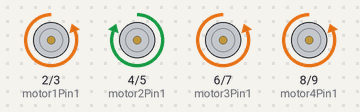
A sketch run on a simulated Arduino Uno, built with avr-gcc and run on an emulated ATmega328P. On the bench: motor-driver pin pairs drawn as motors (green arrow = first pin HIGH = forward, orange = second pin HIGH = backward, longer = more drive).

Above: at 1.0 s.
At 2.2 s:
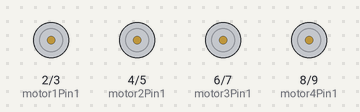
At 3.5 s:
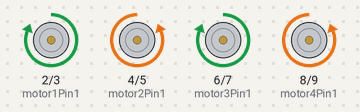
Timing chart, 0 to 6.5 s (numbered marks = the images above):
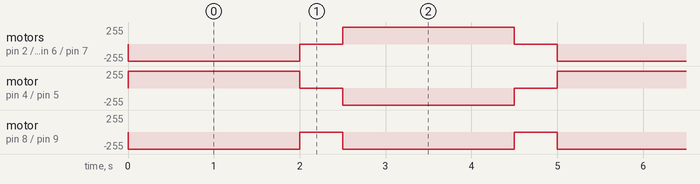

The sketch:

test_drive.ino
```cpp
// Motor pin definitions
int motor1Pin1 = 2;  // Motor 1 direction control
int motor1Pin2 = 3;
int motor2Pin1 = 4;  // Motor 2 direction control
int motor2Pin2 = 5;
int motor3Pin1 = 6;  // Motor 3 direction control
int motor3Pin2 = 7;
int motor4Pin1 = 8;  // Motor 4 direction control
int motor4Pin2 = 9;

// Time to spin in each direction (milliseconds)
const int spinTime = 2000;

void setup() {
  // Set motor pins as outputs
  pinMode(motor1Pin1, OUTPUT);
  pinMode(motor1Pin2, OUTPUT);
  pinMode(motor2Pin1, OUTPUT);
  pinMode(motor2Pin2, OUTPUT);
  pinMode(motor3Pin1, OUTPUT);
  pinMode(motor3Pin2, OUTPUT);
  pinMode(motor4Pin1, OUTPUT);
  pinMode(motor4Pin2, OUTPUT);
}

void loop() {
  // Spin all wheels forward
  spinForward();
  delay(spinTime);

  // Stop motors briefly
  stopMotors();
  delay(500);

  // Spin all wheels backward
  spinBackward();
  delay(spinTime);

  // Stop motors briefly
  stopMotors();
  delay(500);
}

void spinForward() {
  digitalWrite(motor1Pin1, LOW);
  digitalWrite(motor1Pin2, HIGH);

  digitalWrite(motor2Pin1, HIGH);
  digitalWrite(motor2Pin2, LOW);

  digitalWrite(motor3Pin1, LOW);
  digitalWrite(motor3Pin2, HIGH);

  digitalWrite(motor4Pin1, LOW);
  digitalWrite(motor4Pin2, HIGH);
}

void spinBackward() {
  digitalWrite(motor1Pin1, HIGH);
  digitalWrite(motor1Pin2, LOW);

  digitalWrite(motor2Pin1, LOW);
  digitalWrite(motor2Pin2, HIGH);

  digitalWrite(motor3Pin1, HIGH);
  digitalWrite(motor3Pin2, LOW);

  digitalWrite(motor4Pin1, LOW);
  digitalWrite(motor4Pin2, HIGH);
}

void stopMotors() {
  digitalWrite(motor1Pin1, LOW);
  digitalWrite(motor1Pin2, LOW);

  digitalWrite(motor2Pin1, LOW);
  digitalWrite(motor2Pin2, LOW);

  digitalWrite(motor3Pin1, LOW);
  digitalWrite(motor3Pin2, LOW);

  digitalWrite(motor4Pin1, LOW);
  digitalWrite(motor4Pin2, LOW);
}
```

Measured:
- by itself, motor on pin 8 (motor4Pin1) / pin 9 (motor4Pin2): alternates backward 255/255 for 2.0 s and stopped for 0.50 s
- by itself, motor on pin 4 (motor2Pin1) / pin 5 (motor2Pin2): repeats every 5.0 s: stopped 0.50 s, backward 255/255 2.0 s, stopped 0.50 s, forward 255/255 2.0 s
- by itself, motor on pin 2 (motor1Pin1) / pin 3 (motor1Pin2), motor on pin 6 (motor3Pin1) / pin 7 (motor3Pin2): repeats every 5.0 s: stopped 0.50 s, forward 255/255 2.0 s, stopped 0.50 s, backward 255/255 2.0 s
